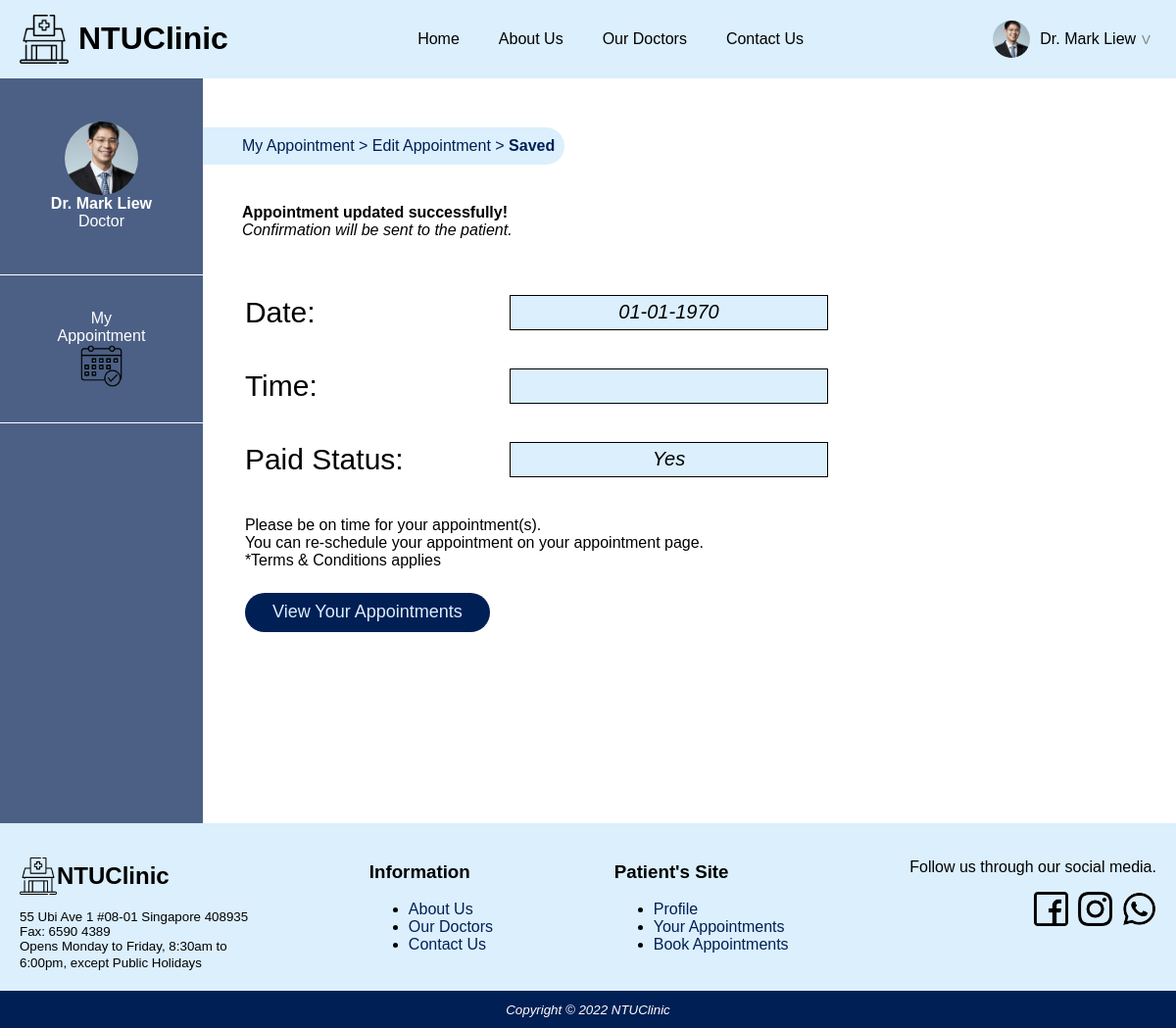
The page /doctor/saveappointment.php (signed in) on the database its author committed.
### tables this page shows
CREATE TABLE `Doctors` (
  `doctorid` int(10) UNSIGNED NOT NULL,
  `docname` char(255) NOT NULL,
  `description` text DEFAULT NULL,
  `clinicid` int(11) NOT NULL,
  `image` char(100) NOT NULL,
  `contact` char(10) NOT NULL,
  `joindate` varchar(11) NOT NULL,
  `certexp` varchar(11) NOT NULL,
  `email` char(100) NOT NULL,
  `password` char(255) NOT NULL
);

### methods/getUserData.php (called while the page is built, shortened)
<?php
include "dbconnect.php";
if (isset($_SESSION['valid_user']))
{
  $currentUserId = $_SESSION['valid_user_id'];
  $currentUserType = $_SESSION['valid_user_type'];
  $uid = 'userid';
  if ($currentUserType == 'doctors') {
    $uid = 'doctorid';
  }
  $query = 'select * from '.$currentUserType.' '
           ."where ".$uid."='$currentUserId'";
  $result = $dbcnx->query($query);
  if ($result->num_rows >0 )
  {
    while ($row = mysqli_fetch_assoc($result)){
      $currentUserData = $row;
    }
  }
}
?>

### doctor/sidepanel.php (the view)
<?php
  include '../methods/getUserData.php';
    echo '<div class="sidecontainer">';
    echo '<nav id="sidepanel">';
    echo '<a href="profile.php"><div class="panel" id="panel1">';
    echo '<img src="../images/doctors/'.$currentUserData['image'].'" width="75" height="75" class="profimg">';
    echo '<p><b>'.$currentUserData['docname'].'</b>';
    echo '<p>Doctor</p>';
    echo '</div></a>';
    echo '<a href="myappointment.php" id="sidenav">';
    echo '<div class="panel">';
    echo '<p id="abc">My<br>Appointment</p>';
    echo '<img src="../images/myappointment.png" width="43" height="43">';
    echo '</div> </a>';
    echo '</nav>';
    echo '</div>';
?>

### doctor/header.php (shortened to what this page needs)
<?php
  echo '
  <script type="text/javascript" src="../methods/getPath.js"></script>
  <header>
  <div id="headerlogo">
    <img src="../images/cliniclogo.png" width="50" height="50" class="icon"/>
    <h1> NTUClinic </h1>
  </div>
  <nav id="headernav">
    <a href="javascript:getAbsolutePath(\'home.php\',\'\');" class="topnav">Home</a>
    <a href="javascript:getAbsolutePath(\'about.php\',\'\');" class="topnav">About Us</a>
    <a href="javascript:getAbsolutePath(\'doctors.php\',\'\');" class="topnav">Our Doctors</a>
    <a href="javascript:getAbsolutePath(\'contact.php\',\'\');" class="topnav">Contact Us</a>
  </nav>';
?>
<?php
include '../methods/getUserData.php';
  if (isset($_SESSION['valid_user']))
  {
    echo "<a href='doctor/profile.php' id='headerprofile'>";
    echo '<img src="../images/doctors/'.$currentUserData['image'].'" width="38" height="38" class="icon profimg">';
    echo $_SESSION["valid_user"];
    echo "<form method=\"post\" action=\"login.php\" ><button class=\"profiledrop\" type=\"submit\">V</button></form>";
    echo "</a>";
  }
  else {
    echo "<a href='login.php' id='headerprofile'>";
    echo "<img src='../images/profile.png' width='38' height='38' class='icon'>";
    echo "Login / Signup";
    echo "</a>";
  }
  echo '</header>';
?>

### style.css (style rules this page uses)
body { margin: 0px; width: 100vw; min-height: 100vh; overflow-x: hidden; font-family:arial, sans-serif; }
img { object-fit: cover; }
header { background-color: #dbeffd; display: flex; flex-direction: row; align-items: center; justify-content: space-between; padding: 0px 20px; }
#headerlogo { display: flex; flex-direction: row; height: 100%; align-items: center; }
.icon { margin-right: 10px; }
.profiledrop { background: none; border: none; color: grey; cursor: pointer; }
#headernav { display: flex; flex-direction: row; }
nav > a { text-decoration: none; color: #000000; }
nav > .topnav { margin: 20px; }
#headerprofile { display: flex; flex-direction: row; align-items: center; color: #000000; text-decoration: none; }

### doctor/sidepanel.css (style rules this page uses)
.sidecontainer { width:250px; height:auto; background-color: #4c6085; color: white; width: 250px; }
.panel { display: flex; flex-direction: column; justify-content: center; align-items: center; color: white; background-color: #4c6085; cursor: pointer; height: 150px; text-align: center; border-bottom: 1px white solid; }
.panel > p { margin: 0px; }
#panel1 { height:200px; }
#sidenav { text-decoration: none; color: white; }
.profimg { border-radius: 50px; }

### rows shown on the page
doctors: image (picture), docname "Dr. Mark Liew"

### other values the page prints
$_SESSION["valid_user"] "Dr. Mark Liew"
$date2 "01-01-1970"
